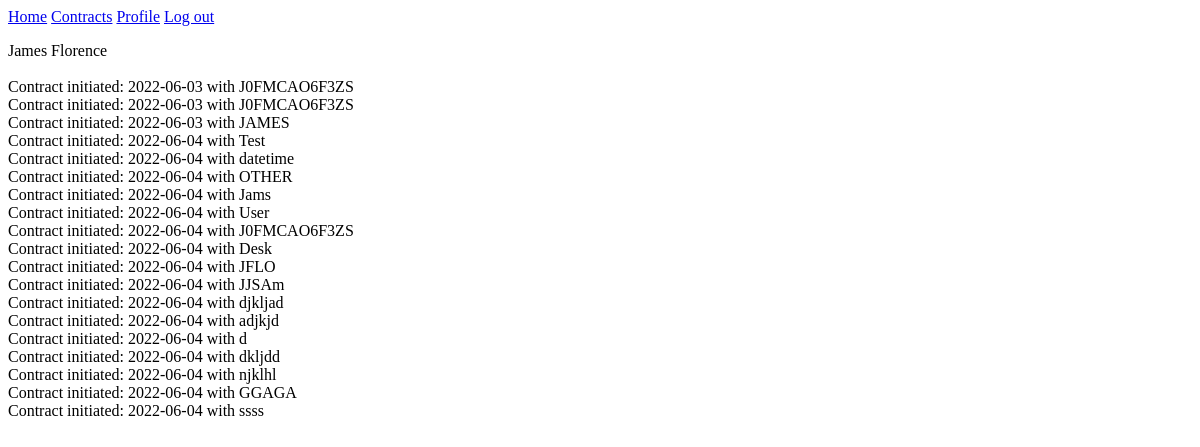
The page /profile/1/ (signed in) on the database as committed earlier.
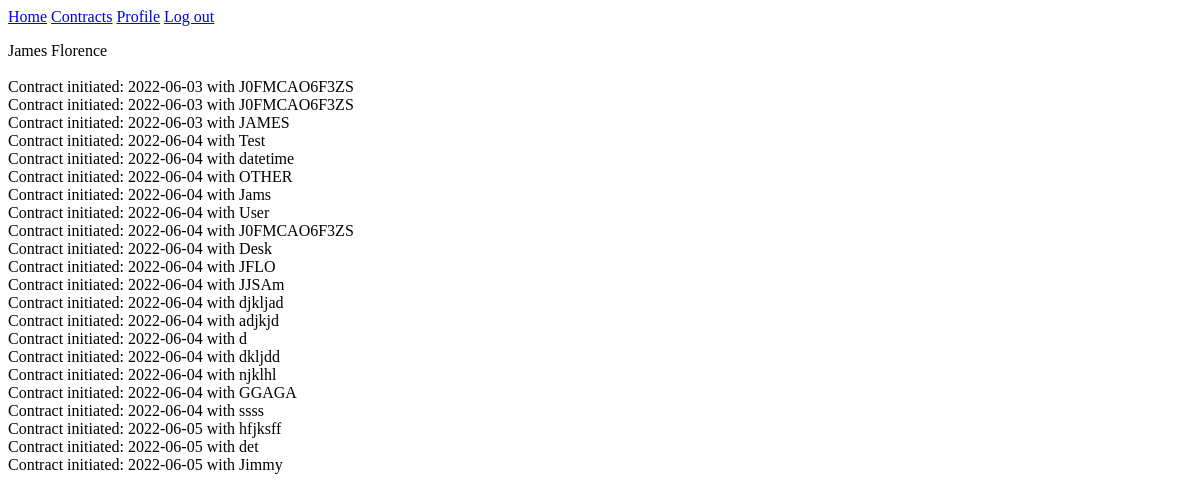
The same page on the database as committed later.
### account/models.py (models this page shows, shortened)
class Account(AbstractBaseUser):
	def vareaze_id_generator(size=12, chars=string.ascii_uppercase + string.digits):
		return ''.join(random.choice(chars) for _ in range(size))
	email = models.EmailField(verbose_name='email', max_length=60, unique=True)
	username = models.CharField(max_length=30, unique=True)
	first_name = models.CharField(max_length=30)
	last_name = models.CharField(max_length=30)
	date_joined = models.DateTimeField(verbose_name='date_joined', auto_now_add=True)
	last_login = models.DateTimeField(verbose_name='last_login', auto_now_add=True)
	is_active = models.BooleanField(default=True)
	is_admin = models.BooleanField(default=False)
	is_staff = models.BooleanField(default=False)
	is_superuser = models.BooleanField(default=False)
	vareaze_id = models.CharField(
		max_length = 10,
		blank=True,
		editable=False,
		unique=True,
		default=vareaze_id_generator(),
		)
	USERNAME_FIELD = 'email'
	REQUIRED_FIELDS = ['username', 'first_name', 'last_name']
	objects = MyAccountManager()

### vareaze/models.py (models this page shows)
class Contract(models.Model):
	owner = models.ForeignKey(Account, on_delete = models.PROTECT)
	date_added = models.DateTimeField(default=datetime.now(est_tz).strftime("%Y-%m-%d"))
	vareaze_id = models.CharField(max_length=12)
	sent_to = models.CharField(max_length=12)
	def __str__(self):
		return f"Contract initiated: {str(self.date_added)[:10]} with {self.sent_to}"

### vareaze/views.py (the view)
# urls.py: path('profile/<int:user_id>/', views.profile, name='profile'),
def profile(request, user_id):
	user = Account.objects.get(id=user_id)
	contracts = Contract.objects.all()
	context = {'user':user, 'contracts': contracts}
	return render(request, 'vareaze/profile.html', context)

### vareaze/templates/vareaze/profile.html (shortened to what this page needs)
{% extends 'vareaze/base.html' %}
{% block content %}
<!DOCTYPE html>
<html>
<head>
</head>
<body>
	<p>{{ user.first_name }} {{ user.last_name }}<br><br>
		{% for contract in contracts %}
			{% if contract.owner.email == request.user.email %}
				{{ contract }}<br>
			{% endif %}
		{% endfor %}
	</p>
</body>
{% endblock content %}

### vareaze/templates/vareaze/base.html
<p>
	{% if not request.user.is_authenticated %}
		<a href="{% url 'vareaze:home' %}">Home</a>
		<a href="{% url 'account:register' %}">Register</a>
		<a href="{% url 'account:authenticate_user' %}">Login</a>
	{% else %}
		<a href="{% url 'vareaze:home' %}">Home</a>
		<a href="{% url 'vareaze:initiate' user.id %}">Contracts</a>
		<a href="{% url 'vareaze:profile' request.user.id %}">Profile</a>
		<a href="{% url 'account:logged_out' %}">Log out</a>
	{% endif %}
</p>
{% block content %}{% endblock content %}

Rows that differ between the two databases and show on the page:
added Contract: date_added+sent_to "Contract initiated: 2022-06-05 with hfjksff"
added Contract: date_added+sent_to "Contract initiated: 2022-06-05 with det"
added Contract: date_added+sent_to "Contract initiated: 2022-06-05 with Jimmy"
